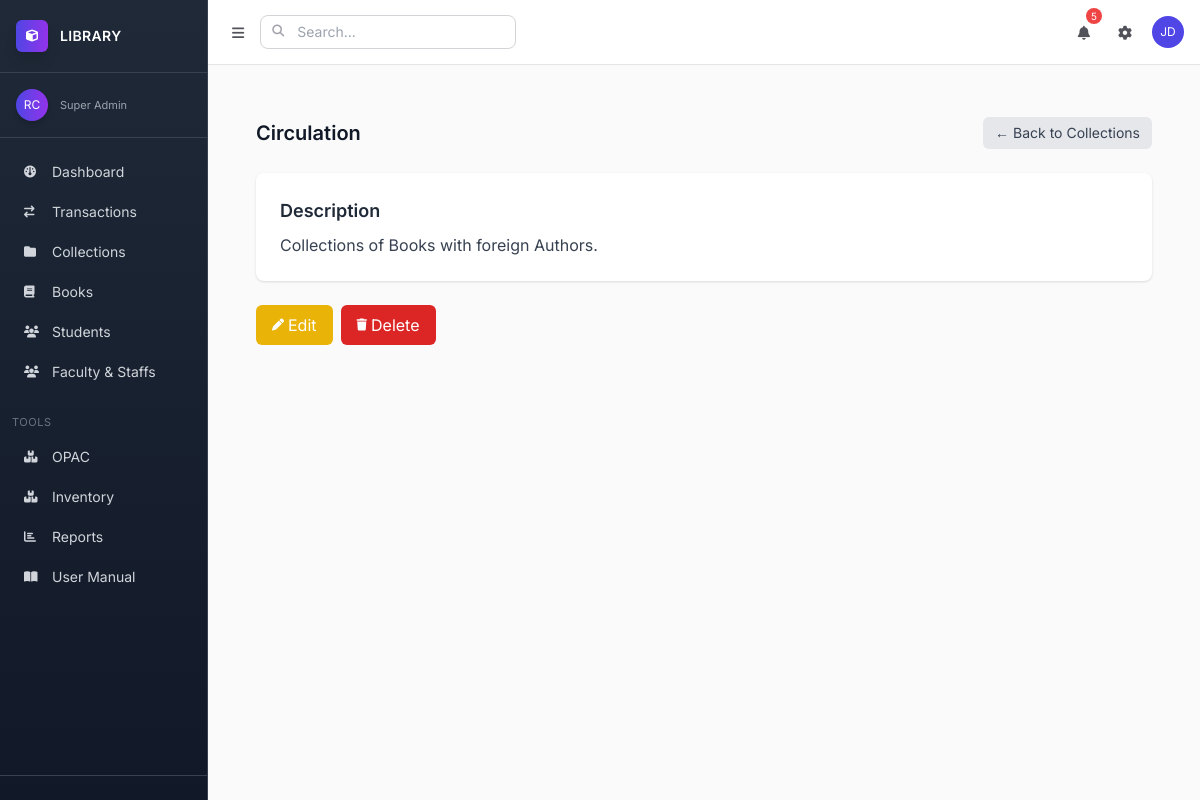
The page /library/collections/2/ on the database its author committed.
### apps/app2/models.py (models this page shows, shortened)
class Collection(models.Model):
    name = models.CharField(max_length=100, unique=True)
    description = models.TextField(blank=True, null=True)
    created_at = models.DateTimeField(auto_now_add=True)
    updated_at = models.DateTimeField(auto_now=True)

### apps/app2/views/all.py (the view)
# urls.py: path('collections/<int:pk>/', views.collection_detail, name='collection_detail'),
def collection_detail(request, pk):
    collection = get_object_or_404(Collection, pk=pk)
    return render(request, 'app2/collection/collection_detail.html', {'collection': collection})

### templates/app2/collection/collection_detail.html (shortened to what this page needs)
{% extends "base.html" %}
{% block content %}
<div class="max-w-4xl mx-auto mt-8">
    <div class="flex justify-between items-center mb-6">
        <h1 class="text-xl font-semibold text-gray-900">{{ collection.name }}</h1>
        <a href="{% url 'collection_list' %}" class="px-3 py-1.5 bg-gray-200 text-gray-700 rounded-md hover:bg-gray-300 text-sm">
            ← Back to Collections
        </a>
    </div>
    <div class="bg-white shadow rounded-lg p-6 mb-6">
        <h2 class="text-lg font-semibold text-gray-800 mb-2">Description</h2>
        <p class="text-gray-700">{{ collection.description|default:"No description provided." }}</p>
    </div>
    <div class="flex items-center gap-2">
        <a href="{% url 'collection_update' collection.pk %}" class="px-4 py-2 bg-yellow-500 text-white rounded-md hover:bg-yellow-600 flex items-center gap-1">
            <i class="fas fa-pen text-xs"></i> Edit
        </a>
        <a href="{% url 'collection_delete' collection.pk %}" class="px-4 py-2 bg-red-600 text-white rounded-md hover:bg-red-700 flex items-center gap-1">
            <i class="fas fa-trash text-xs"></i> Delete
        </a>
    </div>
</div>
{% endblock %}

### templates/base.html (style rules this page uses)
* { font-family: "Inter", sans-serif; }

### rows shown on the page
Collection: name "Circulation", description "Collections of Books with foreign Authors."

### other values the page prints
{{ request.user.role|default:"Super Admin" }} "Super Admin"
